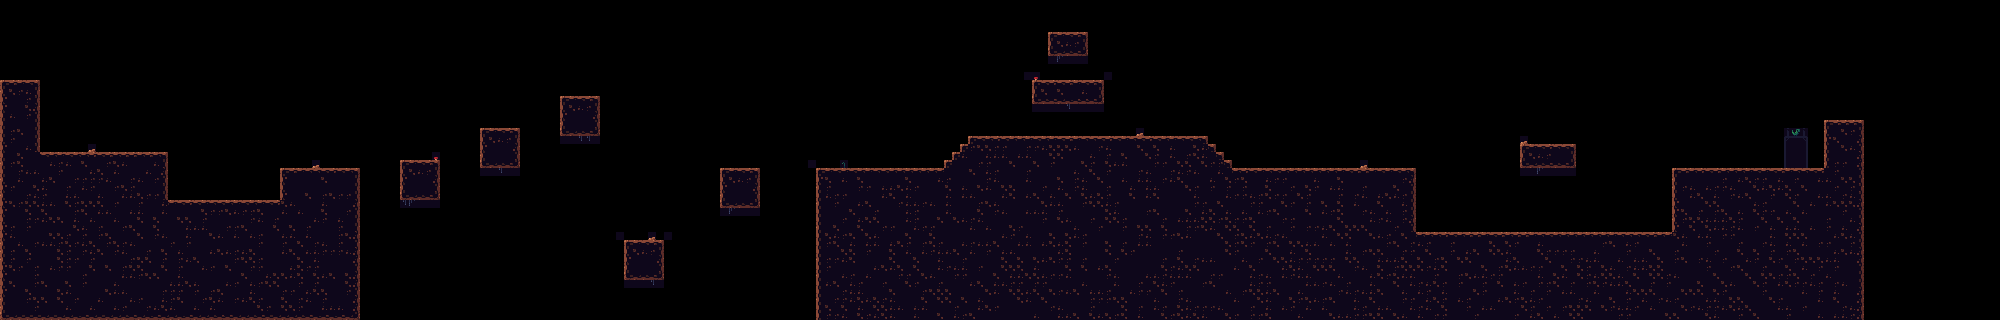

A 2D game scene composited from a Tiled map and its tileset images. What follows is a short description and the map's XML, with each tile layer's data collapsed to a summary:
An orthogonal 250x40 tile map with 8x8 px tiles, 5 tile layers (Collide, Exit, Details, CapybaraCharles, ...).

<map version="1.9" tiledversion="1.9.2" orientation="orthogonal" renderorder="right-down" width="250" height="40" tilewidth="8" tileheight="8" infinite="0" nextlayerid="6" nextobjectid="1">
 <editorsettings>
  <export target="level2.json" format="json" />
 </editorsettings>
 <tileset firstgid="1" name="base_tiles" tilewidth="8" tileheight="8" tilecount="504" columns="24">
  <image source="tiles2.png" width="192" height="168" />
 </tileset>
 <layer id="1" name="Collide" width="250" height="40">
  <data>[10000 cells, 3466 non-empty, 25 distinct tile ids]</data>
 </layer>
 <layer id="4" name="Exit" width="250" height="40">
  <data>[10000 cells, 12 non-empty, 6 distinct tile ids]</data>
 </layer>
 <layer id="2" name="Details" width="250" height="40">
  <data>[10000 cells, 58 non-empty, 15 distinct tile ids]</data>
 </layer>
 <layer id="5" name="CapybaraCharles" width="250" height="40">
  <data>[10000 cells, 12 non-empty, 5 distinct tile ids]</data>
 </layer>
 <layer id="3" name="DeathBlocks" width="250" height="40">
  <data>[10000 cells, 0 non-empty, 0 distinct tile ids]</data>
 </layer>
</map>
